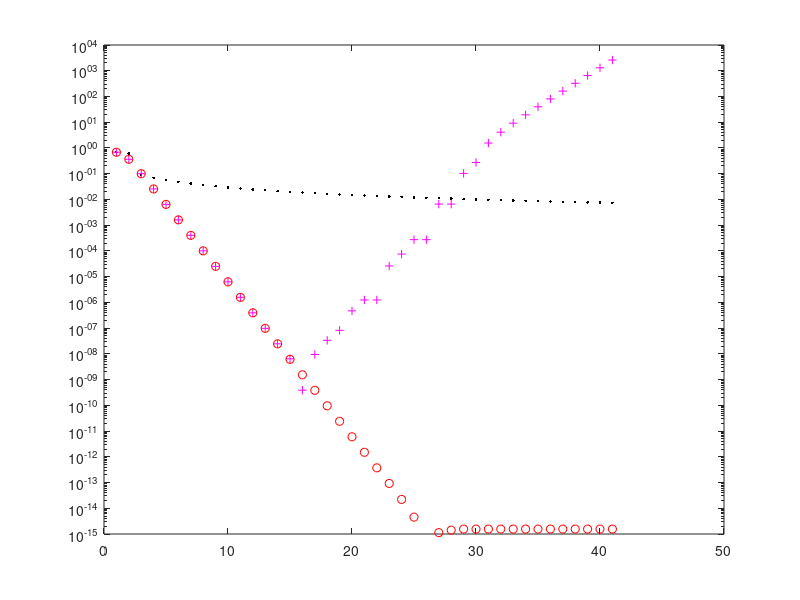

This figure's MATLAB source:
% SEQUENZE CONVERGENTI "PI GRECO".

% METODO 1.

s(1)=1; u(1)=1;
s(2)=1.25; u(2)=s(2);
for n=2:40
    s(n+1)=s(n)+(n+1)^(-2);
    u(n+1)=sqrt(6*s(n+1));
    fprintf('\n \t [SEQ.1][INDEX]: %3.0f', n);
    fprintf(' [REL.ERR]: %2.2e', abs(u(n+1)-pi)/pi);
end
rel_err_u=abs(u-pi)/pi;


fprintf('\n');

% METODO 2.
format long
z(1)=1; 
z(2)=2;
for n=2:40
    c=(4^(1-n)) * (z(n))^2; inner_sqrt=sqrt(1-c);
    z(n+1)=(2^(n-0.5))*sqrt( 1-inner_sqrt );
    fprintf('\n \t [SEQ.2][N]: %3.0f', n);
    fprintf(' [REL.ERR]: %2.2e', abs(z(n+1)-pi)/pi);
end
rel_err_z=abs(z-pi)/pi;

fprintf('\n');

% METODO 3.
y(1)=1; 
y(2)=2;
for n=2:40
    num=(2^(1/2)) * abs(y(n)); 
    c=(4^(1-n)) * (y(n))^2;
    inner_sqrt=sqrt(1-c);
    den=sqrt( 1+inner_sqrt );
    y(n+1)=num/den;
    fprintf('\n \t [SEQ.3][N]: %3.0f',n);
    fprintf(' [REL.ERR]: %2.2e', abs(y(n+1)-pi)/pi);
end
fprintf('\n');
rel_err_y=abs(y-pi)/pi;


% SEMILOGY PLOT.
semilogy(1:length(u),rel_err_u,'k.'); hold on;
semilogy(1:length(z),rel_err_z,'m+'); 
semilogy(1:length(y),rel_err_y,'ro'); hold off

